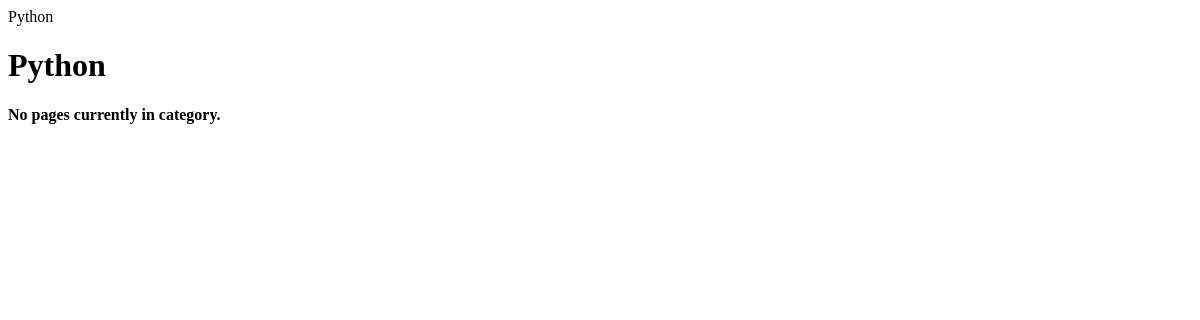
/rango/category/python/, run on an earlier commit of the app's database.
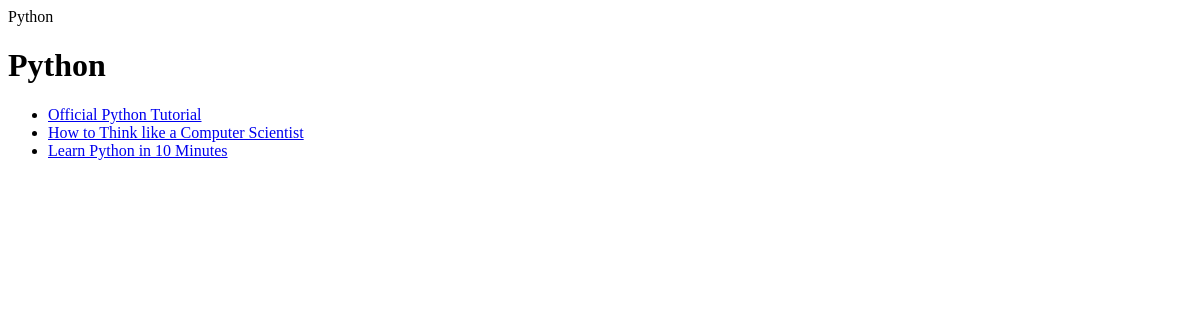
And on a later commit of the database.
### rango/models.py (models this page shows, shortened)
class Category(models.Model):
               name = models.CharField(max_length=128, unique=True)
               views = models.IntegerField(default=0)
               likes = models.IntegerField(default=0)
               slug = models.SlugField(unique=True)
               class Meta:
                     verbose_name_plural = 'categories'

class Page(models.Model):
         category = models.ForeignKey(Category)
         title = models.CharField(max_length=128)
         url = models.URLField()
         views = models.IntegerField(default=0)

### rango/views.py (the view)
# urls.py: url(r'^category/(?P<category_name_slug>[\w\-]+)/$', views.show_category, name='show_category'),
def show_category(request, category_name_slug):
    context_dict = {}
    try:
        category = Category.objects.get(slug=category_name_slug)
        pages = Page.objects.filter(category=category)
        context_dict['pages'] = pages
        context_dict['category'] = category
    except Category.DoesNotExist:
        context_dict['category'] = None
        context_dict['pages'] = None
    return render(request, 'rango/category.html', context_dict)

### templates/rango/category.html (shortened to what this page needs)
{% block body_block %}
    {% if category %}
        <h1>{{ category.name }}</h1>
        {% if pages %}
            <ul>
            {% for page in pages %}
                <li><a href="{{ page.url }}">{{ page.title }}</a></li>
            {% endfor %}
            </ul>
        {% else %}
            <strong>No pages currently in category.</strong>
        {% endif %}
    {% else %}
        The specified category does not exist!
    {% endif %}
{% endblock %}

What changed in the data, as far as the page shows it:
added Page: title "Official Python Tutorial"
added Page: title "How to Think like a Computer Scientist"
added Page: title "Learn Python in 10 Minutes"
Also different on the page:
text no longer shown: "No pages currently in category."
